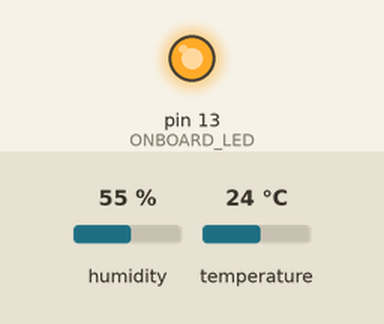
This sketch was run on a simulated Arduino Uno, built with avr-gcc and run on an emulated ATmega328P. Parts: output pins drawn as LEDs (lit = HIGH). The test bench sets the inputs (shaded band); at power-on: temperature 24 °C, humidity 55 %. What the sketch prints to the serial monitor is not drawn.

Above: at 6.8 s.
6.9 s: temperature set to 33 °C
At 7.6 s:
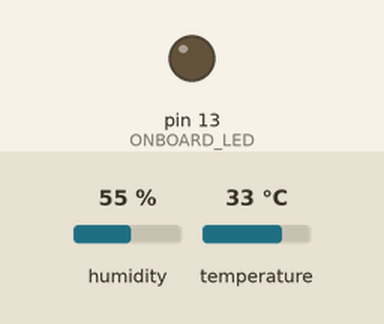
12.3 s: temperature set to 12 °C
Timing chart, 0 to 23.7 s (numbered marks = the images above; inputs shaded):
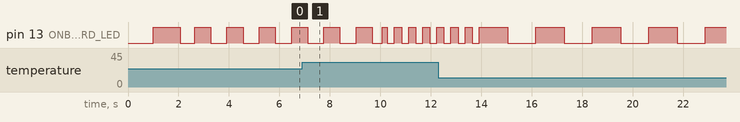

The sketch:

DHTtester_copy_20261123201005.ino
```cpp
// 引入库
#include "DHT.h"

#define DHTPIN 2     // ⚠️ 确保 DHT11 的数据线接在 D2，千万不要接 D13
#define DHTTYPE DHT11   // 传感器型号

// ================= [改动1 位置：使用板载灯] =================
#define ONBOARD_LED LED_BUILTIN // 使用 Arduino 自带的 L 灯（即 D13 引脚）
unsigned long previousMillis = 0;
int blinkInterval = 1000;
bool ledState = LOW;
unsigned long lastReadTime = 0;
// =========================================================

DHT dht(DHTPIN, DHTTYPE);

void setup() {
  Serial.begin(9600);
  Serial.println(F("DHTxx test!"));

  // 设置板载灯引脚为输出模式
  pinMode(ONBOARD_LED, OUTPUT);

  dht.begin();
}

void loop() {
  unsigned long currentMillis = millis();

  // 每2秒读取一次传感器
  if (currentMillis - lastReadTime >= 2000) {
    lastReadTime = currentMillis;

    float h = dht.readHumidity();
    float t = dht.readTemperature();
    float f = dht.readTemperature(true);

    if (isnan(h) || isnan(t) || isnan(f)) {
      Serial.println(F("Failed to read from DHT sensor!"));
    } else {
      // ================= [改动1 位置：温度映射为闪烁间隔] =================
      // 温度 15度~35度，映射为闪烁间隔 1000ms(慢) ~ 200ms(快)
      blinkInterval = map(t, 15, 35, 1000, 200);
      blinkInterval = constrain(blinkInterval, 100, 2000);
      // =================================================================

      float hif = dht.computeHeatIndex(f, h);
      float hic = dht.computeHeatIndex(t, h, false);

      // ================= [改动2 位置：增加组号] =================
      Serial.print(F("Group: 侯洁 潘采薇 "));
      // ========================================================

      Serial.print(F("Humidity: "));
      Serial.print(h);
      Serial.print(F("%  Temperature: "));
      Serial.print(t);
      Serial.print(F("°C "));
      Serial.print(f);
      Serial.print(F("°F  Heat index: "));
      Serial.print(hic);
      Serial.print(F("°C "));
      Serial.print(hif);
      Serial.println(F("°F"));
    }
  }

  // ================= [改动1 位置：LED非阻塞闪烁逻辑] =================
  // 根据计算出的 blinkInterval 控制板载 L 灯闪烁
  if (currentMillis - previousMillis >= blinkInterval) {
    previousMillis = currentMillis;
    ledState = !ledState;
    digitalWrite(ONBOARD_LED, ledState); // 这里替换成了 ONBOARD_LED
  }
  // =================================================================
}
```

Measured:
- by itself, pin 13 (ONBOARD_LED): repeats every 0.56 s: HIGH 0.28 s, LOW 0.28 s
